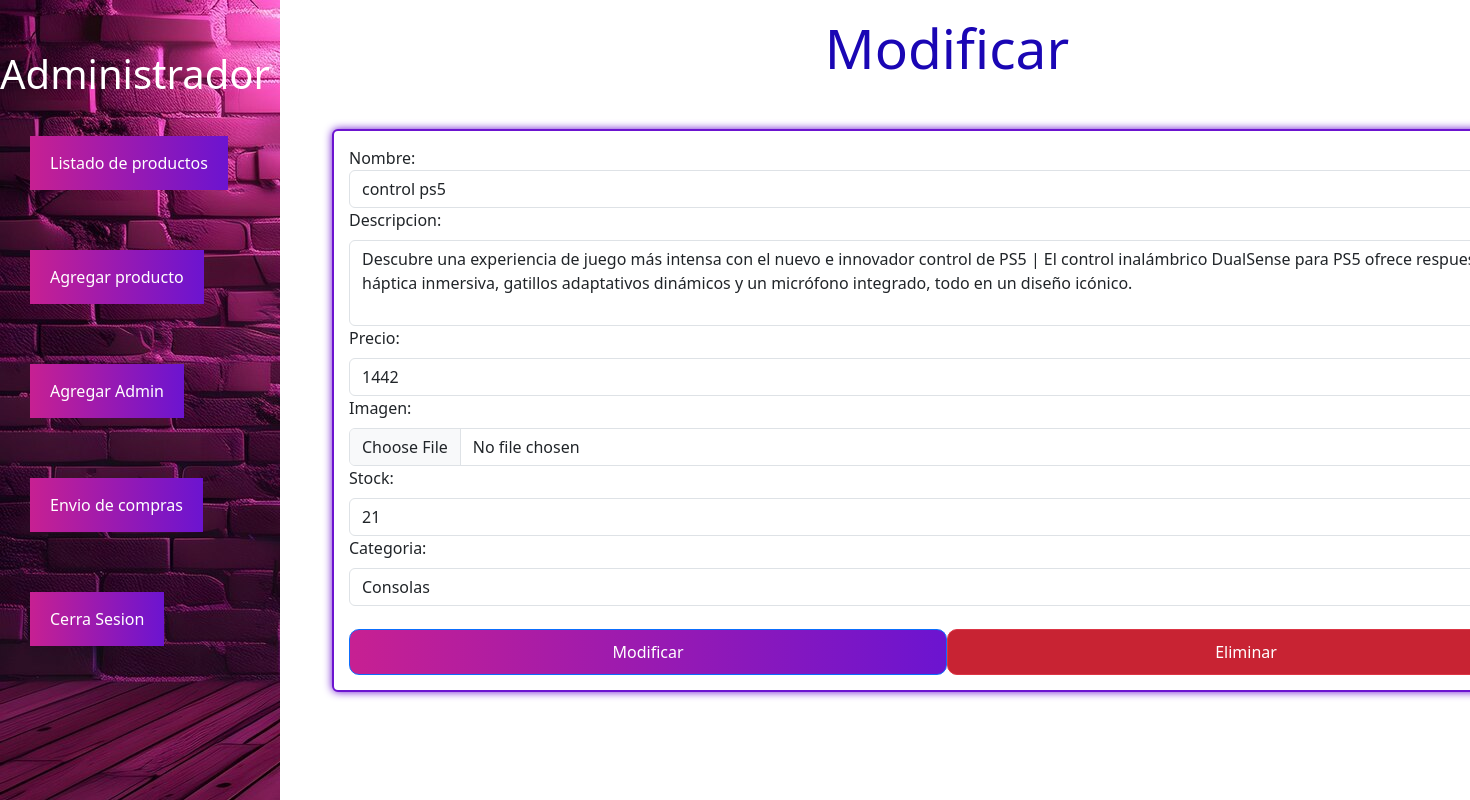
Page /productos/editar/1 (signed in) on the earlier database version.
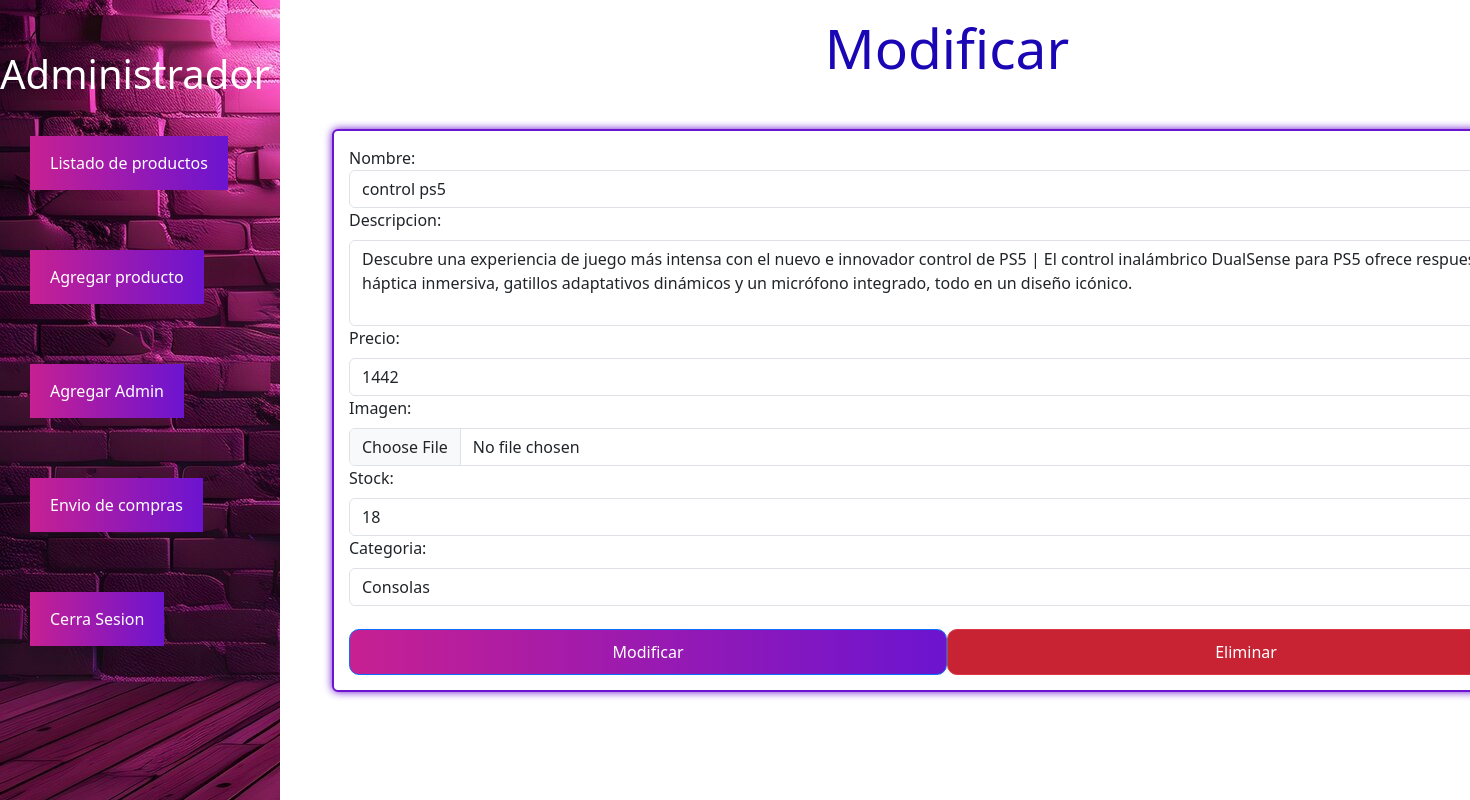
Same page on the later database version.
### modulos/productos/models.py (models this page shows)
class Producto(models.Model):
    nombre = models.CharField(max_length=30)
    descripcion = models.TextField()
    imagen = models.ImageField(upload_to='productos',null=True)
    precio = models.IntegerField(validators=[MinValueValidator(1)])
    stock= models.SmallIntegerField(validators=[MinValueValidator(1)])
    categoria = models.CharField(max_length=20, choices=categorias)

### modulos/productos/views.py (the view, shortened to what this page needs)
# urls.py: path('editar/<int:id>',views.modificar,name='editar'),
@login_required
def modificar(request,id):
    if request.method == 'GET':
        producto = get_object_or_404(Producto,id =id)
        datos = {
            'formulario':productoForm(instance= producto),
            'idprod':producto.id
        }
        return render(request,'productos/modificar.html',datos)

### modulos/productos/forms.py
class productoForm(forms.ModelForm):
    class Meta:
        model = Producto
        fields = ('nombre','descripcion','precio','imagen','stock','categoria')
        widgets = {
            'nombre': forms.TextInput(attrs={'class':'form-control','placeholder':'Ingresa un nombre'}),
            'descripcion': forms.Textarea(attrs={'class': 'form-control mt-2','style': 'max-height: 100px; overflow-y: 100px;', 'rows': 3, 'cols': 15, 'placeholder': 'Descripción del producto'}),
            'precio': forms.NumberInput(attrs = {'class':'form-control mt-2','placeholder':'Ingresa el precio'}),
            'imagen':forms.FileInput(attrs = {'class':'form-control mt-2'}),
            'stock': forms.NumberInput(attrs = {'class':'form-control mt-2','placeholder':'Ingresa el stock'}),
            'categoria': forms.Select(attrs = {'class':'form-control mt-2','placeholder':'Selecciona una categoria'}),
        }

### templates/productos/modificar.html (shortened to what this page needs)
{% extends '../base/base2.html' %}
{% block content %}
<div class="anchormodificarproduc col-sm-12 col-md-7 col-lg-8 col-xl-8">
    <h2 class="titulomodificarproduc text-center">Modificar</h2>
        <form action="" method="post" class="form_modificarprodu card card-body mt-5" enctype="multipart/form-data">
            {{formulario}}
           <div class="btns_centromodielimi">
            <button class="btn_modificarprodu btn btn-primary mt-2">Modificar</button>
            <a href="{% url 'eliminar' idprod %}" class="btn_eliminarprodu btn btn-danger mt-2">Eliminar</a>
           </div>
        </form>
</div>
{% endblock %}

Differences in the rows shown:
changed Producto "control ps5": stock "21" → "18"
